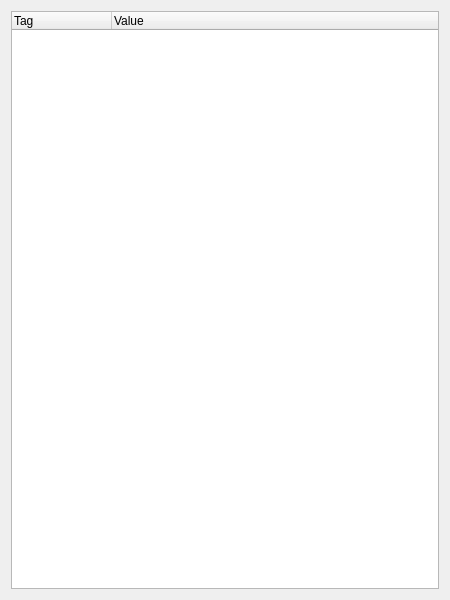
<?xml version="1.0" encoding="UTF-8"?>
<ui version="4.0">
 <class>ImageMetadata</class>
 <widget class="QDialog" name="ImageMetadata">
  <property name="geometry">
   <rect>
    <x>0</x>
    <y>0</y>
    <width>450</width>
    <height>600</height>
   </rect>
  </property>
  <property name="windowTitle">
   <string>Dialog</string>
  </property>
  <layout class="QVBoxLayout" name="verticalLayout">
   <item>
    <widget class="QTreeWidget" name="metadata_tree">
     <column>
      <property name="text">
       <string>Tag</string>
      </property>
     </column>
     <column>
      <property name="text">
       <string>Value</string>
      </property>
     </column>
    </widget>
   </item>
  </layout>
 </widget>
 <resources/>
 <connections/>
</ui>
